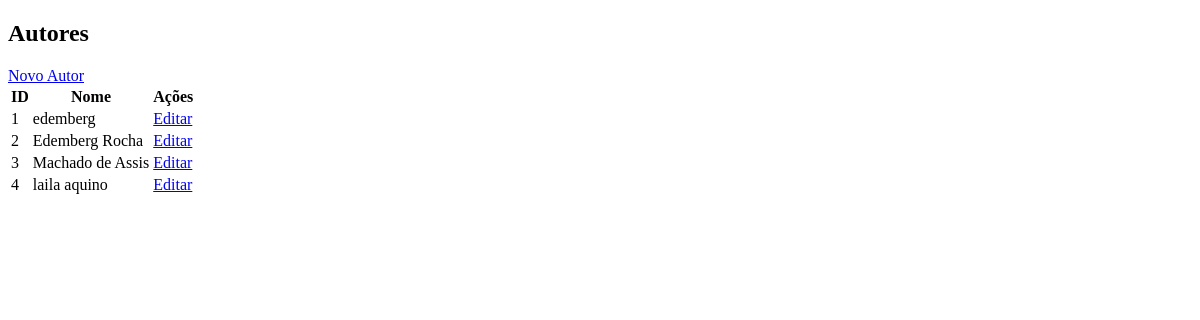
Before: /edu/autores/ with the older database file.
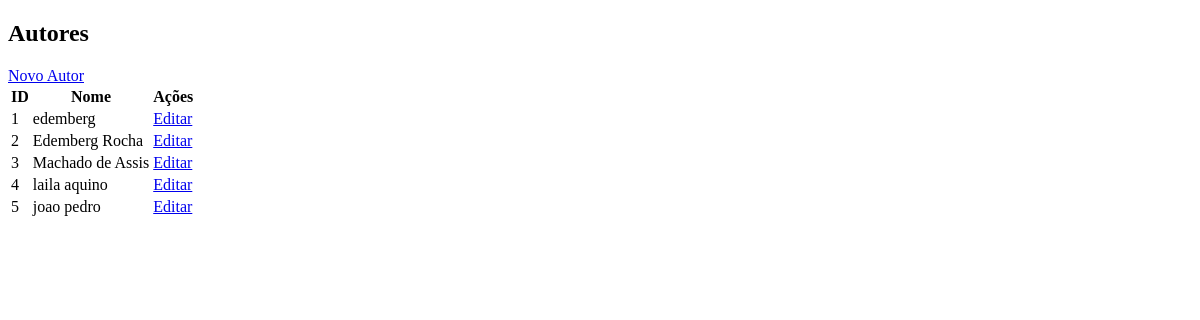
After: the same page with the newer database file.
### edu/models.py (models this page shows)
class Autor(models.Model):
    nome = models.CharField(max_length=100)

### edu/views.py (the view)
# urls.py: path('autores/', views.list_autores, name='list_autores'),
def list_autores(request):
    autores = Autor.objects.all()
    return render(request, 'edu/autor_list.html', {'autores': autores})

### templates/edu/autor_list.html
{% extends 'base.html' %}
{% block content %}
<h2>Autores</h2>
<a href="{% url 'edu:autor_create' %}" class="btn btn-primary mb-3">Novo Autor</a>
<div class="table-responsive">
<table class="table table-striped table-bordered align-middle">
    <thead class="table-primary">
        <tr>
            <th>ID</th>
            <th>Nome</th>
            <th>Ações</th>
        </tr>
    </thead>
    <tbody>
        {% for autor in autores %}
        <tr>
            <td>{{ autor.id }}</td>
            <td>{{ autor.nome }}</td>
            <td>
                <a href="{% url 'edu:edit_autores' autor.id %}" class="btn btn-warning btn-sm">Editar</a>
            </td>
        </tr>
        {% endfor %}
    </tbody>
</table>
</div>
{% endblock %}

### templates/base.html (shortened to what this page needs)
<!DOCTYPE html>
<html lang="en">
<head>
</head>
<body>
    <main>
        {% block content %}
        {% endblock %}
    </main>
</body>
</html>

Changed rows visible on the page:
added Autor: id "5", nome "joao pedro"
